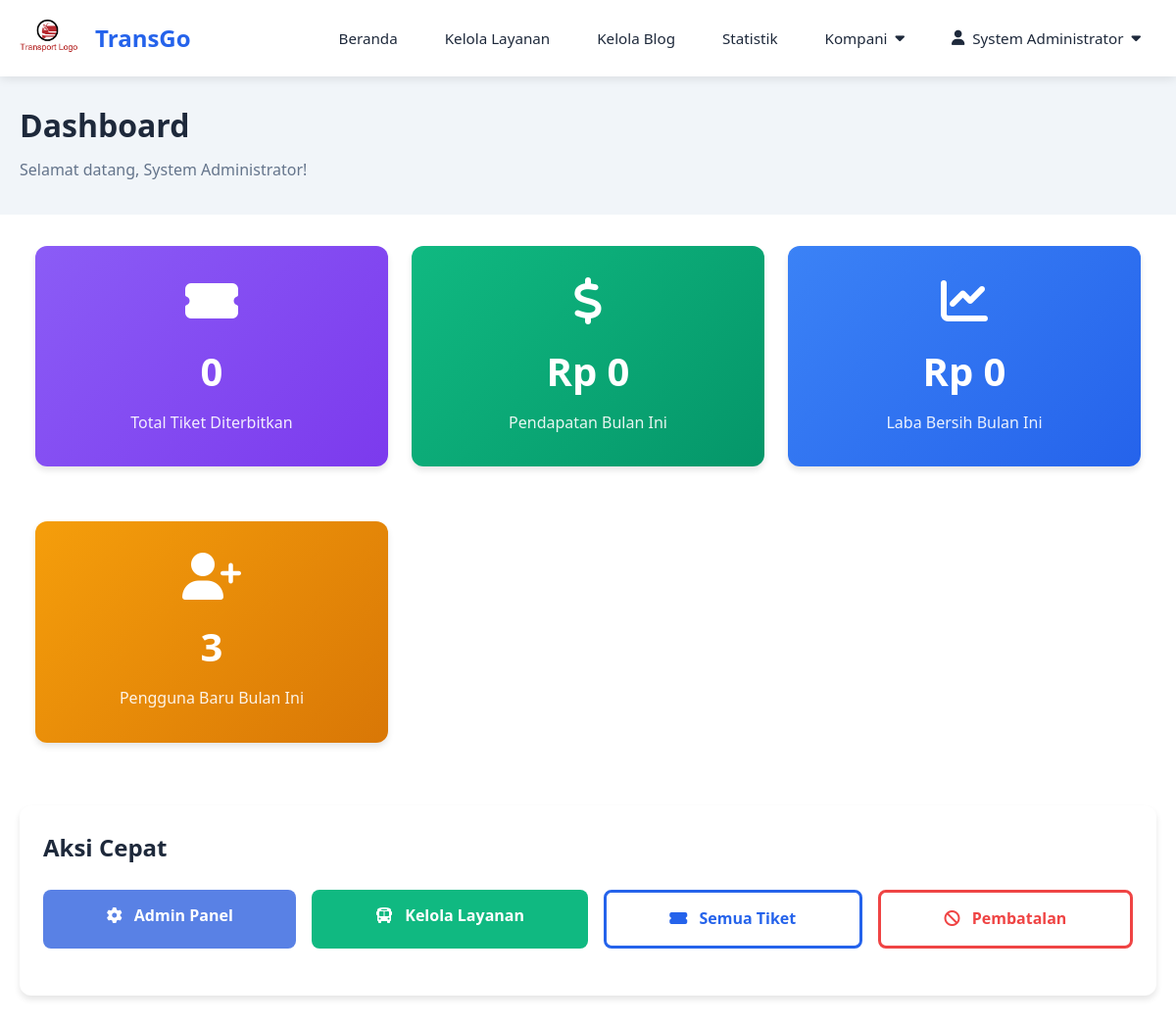
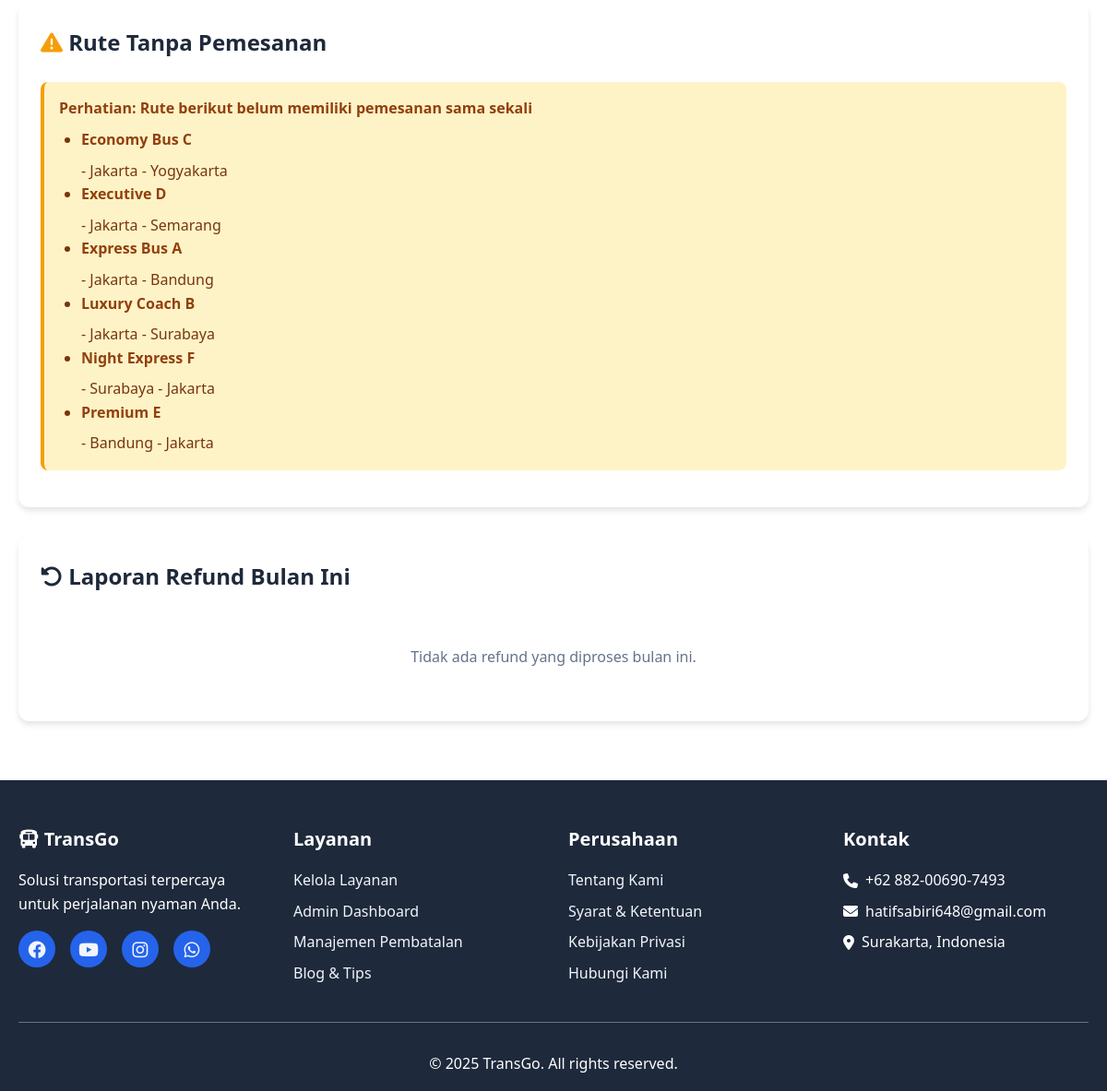
/user/dashboard.php (signed in), run on the app's committed database (2 pictures, top to bottom).
### tables this page shows
CREATE TABLE services (
    id INT AUTO_INCREMENT PRIMARY KEY,
    service_name VARCHAR(255) NOT NULL,
    route VARCHAR(255) NOT NULL,
    departure_time TIME NOT NULL,
    arrival_time TIME NOT NULL,
    price DECIMAL(10,2) NOT NULL,
    capacity INT NOT NULL,
    status ENUM('active', 'inactive') DEFAULT 'active',
    created_at TIMESTAMP DEFAULT CURRENT_TIMESTAMP,
    INDEX idx_status (status),
    INDEX idx_route (route)
);

### config/config.php (called while the page is built, shortened)
<?php
function is_admin()
{
    return isset($_SESSION['role']) && $_SESSION['role'] === 'admin';
}
function format_currency($amount)
{
    return 'Rp ' . number_format($amount, 0, ',', '.');
}

### user/dashboard.php (the view, shortened to what this page needs)
<?php
require_once '../config/config.php';
$conn = getDBConnection();
$is_admin_user = is_admin();
if ($is_admin_user) {
    $total_tickets = $conn->query("SELECT COUNT(*) as count FROM reservations WHERE payment_status = 'paid'")->fetch_assoc()['count'];
    $current_month = date('Y-m');
    $revenue_this_month = $conn->query("SELECT COALESCE(SUM(total_price), 0) as revenue FROM reservations WHERE payment_status = 'paid' AND DATE_FORMAT(created_at, '%Y-%m') = '$current_month'")->fetch_assoc()['revenue'];
    $refunds_this_month = $conn->query("SELECT COALESCE(SUM(r.total_price), 0) as refunds FROM reservations r JOIN cancellation_requests cr ON r.id = cr.reservation_id WHERE cr.status = 'approved' AND DATE_FORMAT(cr.processed_at, '%Y-%m') = '$current_month'")->fetch_assoc()['refunds'];
    $net_profit = $revenue_this_month - $refunds_this_month;
    $new_users_month = $conn->query("SELECT COUNT(*) as count FROM users WHERE DATE_FORMAT(created_at, '%Y-%m') = '$current_month'")->fetch_assoc()['count'];
    $zero_booking_routes = $conn->query("SELECT s.id, s.service_name, s.route FROM services s LEFT JOIN reservations r ON s.id = r.service_id WHERE s.status = 'active' AND r.id IS NULL ORDER BY s.service_name");
}
include '../includes/header.php';
?>
<section class="dashboard-section" style="background: var(--light);">
    <div class="container">
        <h1 style="margin-bottom: 0.5rem; font-size: clamp(1.5rem, 3vw, 2rem);">Dashboard</h1>
        <p style="color: var(--gray); font-size: clamp(0.875rem, 1.5vw, 1rem);">
            Selamat datang, <?php echo htmlspecialchars($_SESSION['full_name']); ?>!
        </p>
    </div>
</section>
<section class="dashboard-section">
    <div class="container">
        <?php if ($is_admin_user): ?>
            <div class="stats-grid">
                <div class="card" style="background: linear-gradient(135deg, #8b5cf6, #7c3aed); color: white;">
                    <i class="fas fa-ticket-alt"></i>
                    <h3><?php echo number_format($total_tickets); ?></h3>
                    <p>Total Tiket Diterbitkan</p>
                </div>
                <div class="card" style="background: linear-gradient(135deg, #10b981, #059669); color: white;">
                    <i class="fas fa-dollar-sign"></i>
                    <h3><?php echo format_currency($revenue_this_month); ?></h3>
                    <p>Pendapatan Bulan Ini</p>
                </div>
                <div class="card" style="background: linear-gradient(135deg, #3b82f6, #2563eb); color: white;">
                    <i class="fas fa-chart-line"></i>
                    <h3><?php echo format_currency($net_profit); ?></h3>
                    <p>Laba Bersih Bulan Ini</p>
                </div>
                <div class="card" style="background: linear-gradient(135deg, #f59e0b, #d97706); color: white;">
                    <i class="fas fa-user-plus"></i>
                    <h3><?php echo number_format($new_users_month); ?></h3>
                    <p>Pengguna Baru Bulan Ini</p>
                </div>
            </div>
            <div class="dashboard-card">
                <h3>Aksi Cepat</h3>
                <div class="quick-actions">
                    <a href="../admin/dashboard.php" class="btn btn-primary">
                        <i class="fas fa-cog"></i> Admin Panel
                    </a>
                    <a href="../admin/services.php" class="btn btn-secondary">
                        <i class="fas fa-bus"></i> Kelola Layanan
                    </a>
                    <a href="../admin/ticket-check.php" class="btn btn-outline" style="color: var(--primary); border-color: var(--primary);">
                        <i class="fas fa-ticket-alt"></i> Semua Tiket
                    </a>
                    <a href="../admin/cancellations.php" class="btn btn-outline" style="color: var(--danger); border-color: var(--danger);">
                        <i class="fas fa-ban"></i> Pembatalan
                    </a>
                </div>
            </div>
            <?php if ($zero_booking_routes->num_rows > 0): ?>
                <div class="dashboard-card">
                    <h3><i class="fas fa-exclamation-triangle" style="color: #f59e0b;"></i> Rute Tanpa Pemesanan</h3>
                    <div class="alert-warning-box">
                        <strong>Perhatian: Rute berikut belum memiliki pemesanan sama sekali</strong>
                        <ul>
                            <?php while ($route = $zero_booking_routes->fetch_assoc()): ?>
                                <li>
                                    <strong><?php echo htmlspecialchars($route['service_name']); ?></strong> -
                                    <?php echo htmlspecialchars($route['route']); ?>
                                </li>
                            <?php endwhile; ?>
                        </ul>
                    </div>
                </div>
            <?php endif; ?>
            <?php
            $refund_data = array();
            ?>
            <div class="dashboard-card">
                <h3><i class="fas fa-undo-alt"></i> Laporan Refund Bulan Ini</h3>
                <?php if (!empty($refund_data)): ?>
                    <div class="table-responsive">
                        <table class="table refund-table">
                            <thead>
                                <tr>
                                    <th>Kode Booking</th>
                                    <th class="desktop-only">Penumpang</th>
                                    <th class="desktop-only">Layanan</th>
                                    <th class="desktop-only">Jumlah Refund</th>
                                    <th class="desktop-only">Diproses</th>
                                    <th class="mobile-only">Detail</th>
                                </tr>
                            </thead>
                            <tbody>
                                <?php foreach ($refund_data as $refund): ?>
                                    <tr>
                                        <td><strong><?php echo htmlspecialchars($refund['booking_code']); ?></strong></td>
                                        <td class="desktop-only"><?php echo htmlspecialchars($refund['full_name']); ?></td>
                                        <td class="desktop-only"><?php echo htmlspecialchars($refund['service_name']); ?></td>
                                        <td class="desktop-only" style="color: var(--danger); font-weight: 600;">
                                            <?php echo format_currency($refund['total_price']); ?>
                                        </td>
                                        <td class="desktop-only"><?php echo format_datetime($refund['processed_at']); ?></td>
                                        <td class="mobile-only">
                                            <button class="btn-detail" onclick='showRefundDetail(<?php echo json_encode([
                                                "code" => $refund['booking_code'],
                                                "passenger" => $refund['full_name'],
                                                "service" => $refund['service_name'],
                                                "route" => $refund['route'],
                                                "amount" => format_currency($refund['total_price']),
                                                "processed" => format_datetime($refund['processed_at']),
                                                "reason" => $refund['reason']
                                            ]); ?>)'>
                                                Detail
                                            </button>
                                        </td>
                                    </tr>
                                <?php endforeach; ?>
                            </tbody>
                        </table>
                    </div>
                    <div style="margin-top: 1rem; padding: 1rem; background: #fee2e2; border-radius: 8px; text-align: center;">
                        <strong style="color: #991b1b;">Total Refund Bulan Ini: <?php echo format_currency($refunds_this_month); ?></strong>
                    </div>
                <?php else: ?>
                    <p style="text-align: center; padding: 2rem; color: var(--gray);">
                        Tidak ada refund yang diproses bulan ini.
                    </p>
                <?php endif; ?>
            </div>
        <?php endif; ?>
    </div>
</section>
<?php
include '../includes/footer.php';
?>

### assets/css/style.css (style rules this page uses)
* { margin: 0; padding: 0; box-sizing: border-box; }
:root { --primary: #2563eb; --secondary: #10b981; --accent: #f59e0b; --dark: #1e293b; --gray: #64748b; --light: #f1f5f9; --white: #ffffff; --danger: #ef4444; --shadow: 0 4px 6px rgba(0, 0, 0, 0.1); --shadow-lg: 0 10px 25px rgba(0, 0, 0, 0.15); }
html { scroll-behavior: smooth; }
html, body { width: 100%; max-width: 100%; overflow-x: hidden; }
body { font-family: 'Segoe UI', Tahoma, Geneva, Verdana, sans-serif; line-height: 1.6; color: var(--dark); background-color: var(--white); padding-top: 70px; }
.container { width: 100%; max-width: 1200px; margin: 0 auto; padding: 0 clamp(0.75rem, 3vw, 1.25rem); }
section { position: relative; z-index: 1; }
.btn { display: inline-block; padding: clamp(0.625rem, 1.5vw, 0.75rem) clamp(1rem, 3vw, 2rem); border-radius: 8px; text-decoration: none; font-weight: 600; transition: all 0.3s; border: none; cursor: pointer; text-align: center; font-size: clamp(0.875rem, 1.5vw, 1rem); min-width: min-content; }
.btn-primary { background: rgb(89, 129, 229); color: var(--white); }
.btn-secondary { background: var(--secondary); color: var(--white); }
.btn-outline { background: transparent; color: var(--primary); border: 3px solid var(--secondary); }
.btn i { margin-right: 0.5rem; }
section { padding: clamp(2rem, 6vw, 4rem) 0; width: 100%; overflow: hidden; }
.stats-grid { display: grid; grid-template-columns: repeat(auto-fit, minmax(min(220px, 100%), 1fr)); gap: clamp(1rem, 3vw, 2rem); padding: 0 clamp(0.5rem, 2vw, 1rem); }
.card { background: var(--white); border-radius: 12px; box-shadow: var(--shadow); padding: clamp(1.25rem, 3vw, 2rem); margin-bottom: clamp(1rem, 3vw, 2rem); width: 100%; overflow: hidden; }
@media (min-width: 1200px) { .container { max-width: 1200px; } }

### user/dashboard.php (style rules this page uses)
.dashboard-section { padding: clamp(1rem, 3vw, 2rem) 0; }
.stats-grid { display: grid !important; grid-template-columns: repeat(auto-fit, minmax(min(280px, 100%), 1fr)) !important; gap: clamp(1rem, 2vw, 1.5rem) !important; margin-bottom: 2rem !important; width: 100% !important; }
.stats-grid .card { width: 100% !important; min-width: 0 !important; padding: clamp(1.25rem, 3vw, 2rem) !important; text-align: center; border-radius: 12px; box-shadow: var(--shadow); }
.stats-grid .card i { font-size: clamp(2rem, 5vw, 3rem) !important; margin-bottom: clamp(0.75rem, 2vw, 1rem) !important; display: block; }
.stats-grid .card h3 { font-size: clamp(1.75rem, 4vw, 2.5rem) !important; margin-bottom: 0.5rem !important; font-weight: 700; }
.stats-grid .card p { font-size: clamp(0.875rem, 1.5vw, 1rem) !important; color: rgba(255, 255, 255, 0.9); }
.quick-actions { display: flex !important; flex-wrap: wrap !important; gap: clamp(0.75rem, 1.5vw, 1rem) !important; width: 100% !important; margin-bottom: 1.5rem !important; }
.quick-actions a { flex: 1 1 auto !important; min-width: min(180px, calc(50% - 0.75rem)) !important; text-align: center !important; padding: clamp(0.75rem, 1.5vw, 0.875rem) clamp(0.5rem, 1vw, 1rem) !important; white-space: nowrap !important; overflow: hidden !important; text-overflow: ellipsis !important; font-size: clamp(0.875rem, 1.5vw, 1rem) !important; border-radius: 8px; text-decoration: none; font-weight: 600; transition: all 0.3s; }
.dashboard-card { background: var(--white); border-radius: 12px; box-shadow: var(--shadow); padding: clamp(1.25rem, 3vw, 1.5rem) !important; margin-bottom: clamp(1.5rem, 3vw, 2rem) !important; width: 100% !important; overflow: hidden !important; }
.dashboard-card h3 { font-size: clamp(1.25rem, 2.5vw, 1.5rem) !important; margin-bottom: clamp(1rem, 2vw, 1.5rem) !important; color: var(--dark); }
.alert-warning-box { background: #fef3c7; border-left: 4px solid #f59e0b; padding: 1rem; border-radius: 8px; margin-bottom: 1rem; }
.alert-warning-box strong { color: #92400e; display: block; margin-bottom: 0.5rem; }
.alert-warning-box ul { margin: 0.5rem 0 0 1.5rem; color: #78350f; }

### data on the page
services: service_name "Economy Bus C", route "Jakarta - Yogyakarta"
services: service_name "Executive D", route "Jakarta - Semarang"
services: service_name "Express Bus A", route "Jakarta - Bandung"
services: service_name "Luxury Coach B", route "Jakarta - Surabaya"
services: service_name "Night Express F", route "Surabaya - Jakarta"
services: service_name "Premium E", route "Bandung - Jakarta"

### other printed values
$_SESSION['full_name'] "System Administrator"
$total_tickets "0"
format_currency($revenue_this_month) "Rp 0"
format_currency($net_profit) "Rp 0"
$new_users_month "3"
